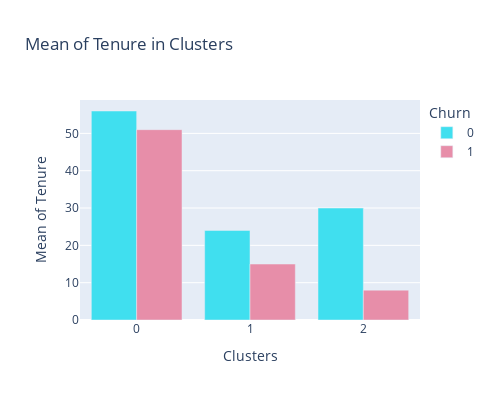

The notebook cell saved with this chart:
### Code cell
fig = px.bar(agg_df_tenure, x='Clusters', y='mean', color = agg_df_tenure['Churn'].astype('str'), width=500, height=400, 
             color_discrete_map = {'0':color_0_1[0],'1':color_0_1[1]}, barmode='group', title='Mean of Tenure in Clusters',
             labels={ 'mean':'Mean of Tenure', 'color': 'Churn'})       
fig.show()

### Figure 1 — Plotly figure (JSON) as saved in the notebook; plotly's stock layout.template omitted (floating-point values rounded to 4 significant figures)
{"data": [{"alignmentgroup": "True", "hovertemplate": "Churn=0<br>Clusters=%{x}<br>Mean of Tenure=%{y}<extra></extra>", "legendgroup": "0", "marker": {"color": "#40DFEF", "pattern": {"shape": ""}}, "name": "0", "offsetgroup": "0", "orientation": "v", "showlegend": true, "textposition": "auto", "type": "bar", "x": [0, 1, 2], "xaxis": "x", "y": [56, 24, 30], "yaxis": "y"}, {"alignmentgroup": "True", "hovertemplate": "Churn=1<br>Clusters=%{x}<br>Mean of Tenure=%{y}<extra></extra>", "legendgroup": "1", "marker": {"color": "#E78EA9", "pattern": {"shape": ""}}, "name": "1", "offsetgroup": "1", "orientation": "v", "showlegend": true, "textposition": "auto", "type": "bar", "x": [0, 1, 2], "xaxis": "x", "y": [51, 15, 8], "yaxis": "y"}], "layout": {"barmode": "group", "height": 400, "legend": {"title": {"text": "Churn"}, "tracegroupgap": 0}, "title": {"text": "Mean of Tenure in Clusters"}, "width": 500, "xaxis": {"anchor": "y", "domain": [0, 1], "title": {"text": "Clusters"}}, "yaxis": {"anchor": "x", "domain": [0, 1], "title": {"text": "Mean of Tenure"}}}}
